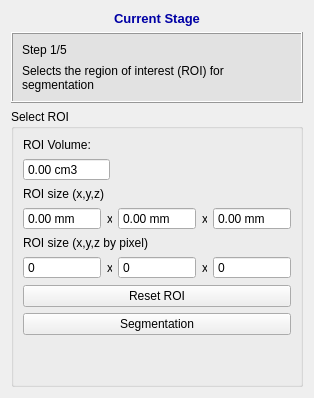
     <widget class="QWidget" name="page">
      <layout class="QVBoxLayout" name="verticalLayout">
       <item>
        <widget class="QLabel" name="label_37">
         <property name="font">
          <font>
           <pointsize>10</pointsize>
           <weight>75</weight>
           <bold>true</bold>
          </font>
         </property>
         <property name="text">
          <string>&lt;html&gt;&lt;head/&gt;&lt;body&gt;&lt;p&gt;&lt;span style=&quot; color:#0000a5;&quot;&gt;Current Stage&lt;/span&gt;&lt;/p&gt;&lt;/body&gt;&lt;/html&gt;</string>
         </property>
         <property name="alignment">
          <set>Qt::AlignCenter</set>
         </property>
        </widget>
       </item>
       <item>
        <widget class="QFrame" name="frame_9">
         <property name="minimumSize">
          <size>
           <width>0</width>
           <height>0</height>
          </size>
         </property>
         <property name="font">
          <font>
           <family>Arial</family>
           <pointsize>10</pointsize>
          </font>
         </property>
         <property name="styleSheet">
          <string notr="true">background-color: rgb(226, 226, 226)</string>
         </property>
         <property name="frameShape">
          <enum>QFrame::Box</enum>
         </property>
         <property name="frameShadow">
          <enum>QFrame::Raised</enum>
         </property>
         <property name="lineWidth">
          <number>1</number>
         </property>
         <layout class="QVBoxLayout" name="verticalLayout_23">
          <property name="spacing">
           <number>7</number>
          </property>
          <item>
           <layout class="QVBoxLayout" name="verticalLayout_24">
            <property name="spacing">
             <number>7</number>
            </property>
            <item>
             <layout class="QHBoxLayout" name="horizontalLayout_15">
              <item>
               <widget class="QLabel" name="label_38">
                <property name="font">
                 <font>
                  <family>Arial</family>
                 </font>
                </property>
                <property name="text">
                 <string>Step 1/5</string>
                </property>
               </widget>
              </item>
             </layout>
            </item>
           </layout>
          </item>
          <item>
           <widget class="QLabel" name="label_8">
            <property name="text">
             <string>Selects the region of interest (ROI) for segmentation</string>
            </property>
            <property name="wordWrap">
             <bool>true</bool>
            </property>
           </widget>
          </item>
         </layout>
        </widget>
       </item>
       <item>
        <widget class="QGroupBox" name="groupBox">
         <property name="title">
          <string>Select ROI</string>
         </property>
         <layout class="QVBoxLayout" name="verticalLayout_3">
          <item>
           <widget class="QLabel" name="label_9">
            <property name="text">
             <string>ROI Volume:</string>
            </property>
           </widget>
          </item>
          <item>
           <layout class="QHBoxLayout" name="horizontalLayout_3">
            <item>
             <widget class="QDoubleSpinBox" name="volumeDoubleSpinBox">
              <property name="enabled">
               <bool>true</bool>
              </property>
              <property name="readOnly">
               <bool>true</bool>
              </property>
              <property name="buttonSymbols">
               <enum>QAbstractSpinBox::NoButtons</enum>
              </property>
              <property name="suffix">
               <string> cm3</string>
              </property>
              <property name="maximum">
               <double>65535.000000000000000</double>
              </property>
             </widget>
            </item>
            <item>
             <spacer name="horizontalSpacer">
              <property name="orientation">
               <enum>Qt::Horizontal</enum>
              </property>
              <property name="sizeHint" stdset="0">
               <size>
                <width>40</width>
                <height>20</height>
               </size>
              </property>
             </spacer>
            </item>
           </layout>
          </item>
          <item>
           <widget class="QLabel" name="label_19">
            <property name="text">
             <string>ROI size (x,y,z)</string>
            </property>
           </widget>
          </item>
          <item>
           <layout class="QHBoxLayout" name="horizontalLayout_4">
            <item>
             <widget class="QDoubleSpinBox" name="sizeDoubleSpinBoxX_mm">
              <property name="readOnly">
               <bool>true</bool>
              </property>
              <property name="buttonSymbols">
               <enum>QAbstractSpinBox::NoButtons</enum>
              </property>
              <property name="suffix">
               <string> mm</string>
              </property>
              <property name="maximum">
               <double>9999.000000000000000</double>
              </property>
             </widget>
            </item>
            <item>
             <widget class="QLabel" name="label_5">
              <property name="maximumSize">
               <size>
                <width>5</width>
                <height>16777215</height>
               </size>
              </property>
              <property name="contextMenuPolicy">
               <enum>Qt::ActionsContextMenu</enum>
              </property>
              <property name="styleSheet">
               <string notr="true">QLabel{
	text-align: center
}</string>
              </property>
              <property name="text">
               <string>x</string>
              </property>
             </widget>
            </item>
            <item>
             <widget class="QDoubleSpinBox" name="sizeDoubleSpinBoxY_mm">
              <property name="readOnly">
               <bool>true</bool>
              </property>
              <property name="buttonSymbols">
               <enum>QAbstractSpinBox::NoButtons</enum>
              </property>
              <property name="suffix">
               <string> mm</string>
              </property>
              <property name="maximum">
               <double>9999.000000000000000</double>
              </property>
             </widget>
            </item>
            <item>
             <widget class="QLabel" name="label_6">
              <property name="maximumSize">
               <size>
                <width>5</width>
                <height>16777215</height>
               </size>
              </property>
              <property name="contextMenuPolicy">
               <enum>Qt::ActionsContextMenu</enum>
              </property>
              <property name="styleSheet">
               <string notr="true">QLabel{
	text-align: center
}</string>
              </property>
              <property name="text">
               <string>x</string>
              </property>
             </widget>
            </item>
            <item>
             <widget class="QDoubleSpinBox" name="sizeDoubleSpinBoxZ_mm">
              <property name="readOnly">
               <bool>true</bool>
              </property>
              <property name="buttonSymbols">
               <enum>QAbstractSpinBox::NoButtons</enum>
              </property>
              <property name="suffix">
               <string> mm</string>
              </property>
              <property name="maximum">
               <double>9999.000000000000000</double>
              </property>
             </widget>
            </item>
           </layout>
          </item>
          <item>
           <widget class="QLabel" name="label_10">
            <property name="text">
             <string>ROI size (x,y,z by pixel)</string>
            </property>
           </widget>
          </item>
          <item>
           <layout class="QHBoxLayout" name="horizontalLayout_8">
            <item>
             <widget class="QSpinBox" name="sizeSpinBoxX">
              <property name="buttonSymbols">
               <enum>QAbstractSpinBox::NoButtons</enum>
              </property>
              <property name="maximum">
               <number>99999</number>
              </property>
             </widget>
            </item>
            <item>
             <widget class="QLabel" name="label_7">
              <property name="maximumSize">
               <size>
                <width>5</width>
                <height>16777215</height>
               </size>
              </property>
              <property name="contextMenuPolicy">
               <enum>Qt::ActionsContextMenu</enum>
              </property>
              <property name="styleSheet">
               <string notr="true">QLabel{
	text-align: center
}</string>
              </property>
              <property name="text">
               <string>x</string>
              </property>
             </widget>
            </item>
            <item>
             <widget class="QSpinBox" name="sizeSpinBoxY">
              <property name="buttonSymbols">
               <enum>QAbstractSpinBox::NoButtons</enum>
              </property>
              <property name="maximum">
               <number>99999</number>
              </property>
             </widget>
            </item>
            <item>
             <widget class="QLabel" name="label_18">
              <property name="maximumSize">
               <size>
                <width>5</width>
                <height>16777215</height>
               </size>
              </property>
              <property name="contextMenuPolicy">
               <enum>Qt::ActionsContextMenu</enum>
              </property>
              <property name="styleSheet">
               <string notr="true">QLabel{
	text-align: center
}</string>
              </property>
              <property name="text">
               <string>x</string>
              </property>
             </widget>
            </item>
            <item>
             <widget class="QSpinBox" name="sizeSpinBoxZ">
              <property name="buttonSymbols">
               <enum>QAbstractSpinBox::NoButtons</enum>
              </property>
              <property name="maximum">
               <number>99999</number>
              </property>
             </widget>
            </item>
           </layout>
          </item>
          <item>
           <widget class="QPushButton" name="resetROIPushButton">
            <property name="text">
             <string>Reset ROI</string>
            </property>
           </widget>
          </item>
          <item>
           <widget class="QPushButton" name="segmentationPushButton">
            <property name="text">
             <string>Segmentation</string>
            </property>
           </widget>
          </item>
          <item>
           <spacer name="verticalSpacer_8">
            <property name="orientation">
             <enum>Qt::Vertical</enum>
            </property>
            <property name="sizeHint" stdset="0">
             <size>
              <width>20</width>
              <height>40</height>
             </size>
            </property>
           </spacer>
          </item>
         </layout>
         <zorder>label_9</zorder>
         <zorder>label_10</zorder>
         <zorder></zorder>
         <zorder>resetROIPushButton</zorder>
         <zorder>segmentationPushButton</zorder>
         <zorder>verticalSpacer_8</zorder>
         <zorder>volumeSpinBox</zorder>
         <zorder>horizontalSpacer</zorder>
         <zorder>layoutWidget</zorder>
         <zorder>label_5</zorder>
         <zorder>label_6</zorder>
         <zorder>label_7</zorder>
         <zorder>label_18</zorder>
         <zorder>label_19</zorder>
        </widget>
       </item>
      </layout>
     </widget>
